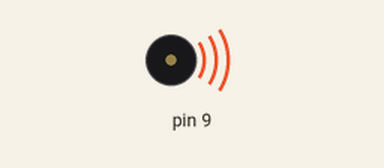
Bench run of a sketch on a simulated Arduino Uno, built with avr-gcc and run on an emulated ATmega328P. On the bench: buzzer (waves = sounding).

Above: at 0.1 s.
Timing chart, 0 to 1.6 s (numbered marks = the images above):
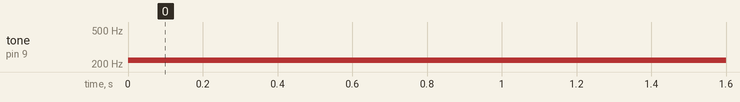

The sketch:

GenerarClarinete.ino
```cpp
void setup() {
  // put your setup code here, to run once:
  pinMode(9, OUTPUT);

}

void loop() {
  // put your main code here, to run repeatedly:
  int frec = 220;
  tone(9,frec); //genera la onda cuadrada
  //delay(1000);
  //noTone(9);
  //delay(1000);
  //      %Otro Método%
  //vel = ((1/frec)*1000)/2;       %Esta parte puede llevarse bastante poder de procesamiento
  //digitalWrite(9, HIGH);
  //delayMicroseconds(vel);
  //digitalWrite(9, LOW);
  //delayMicroseconds(vel);
  //% Este método lleva mucho mas poder de procesamiento y no es viable %
}
```

Measured:
- by itself, tone on pin 9: silent → 220 Hz at 0.00 s
